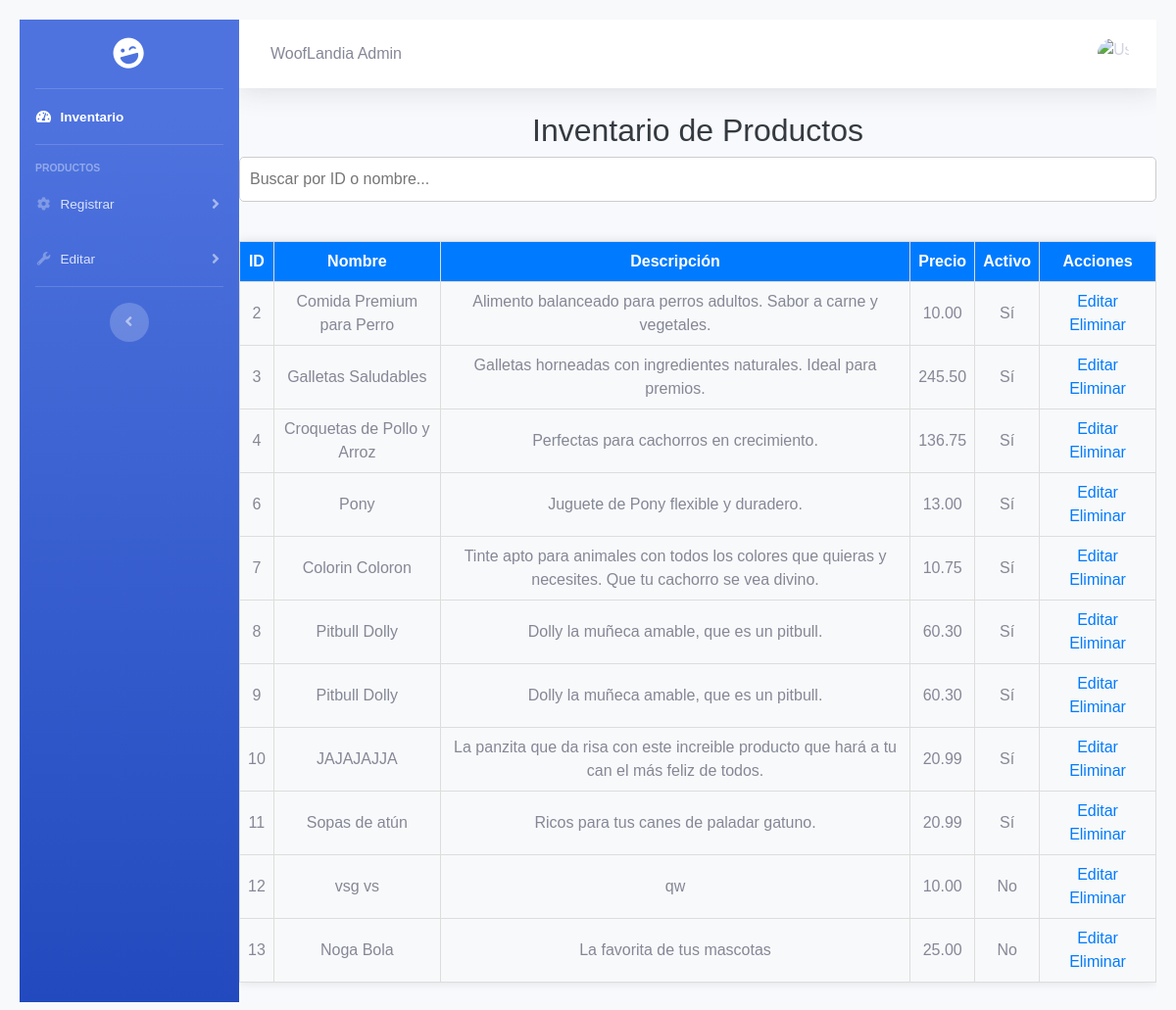
The page /admin/inventariochao.php on the database its author committed.
### tables this page shows
CREATE TABLE `productos` (
  `id` int(11) NOT NULL,
  `nombre` varchar(200) NOT NULL,
  `descripcion` text NOT NULL,
  `precio` decimal(10,2) NOT NULL,
  `id_categoria` int(11) NOT NULL,
  `cantidad` int(11) NOT NULL,
  `activo` int(11) NOT NULL,
  `descuento` tinyint(3) NOT NULL DEFAULT 0
);

### admin/inventariochao.php (the view, shortened to what this page needs)
<?php
include 'header.php';
$db = new Database();
$con = $db->conectar();
$sql = $con->prepare("SELECT * FROM productos");
$sql->execute();
$productos = $sql->fetchAll(PDO::FETCH_ASSOC);
?>
<!DOCTYPE html>
<html lang="en">
<head>
    <link href="../css/style-prod.css" rel="stylesheet" />
</head>
<body>
    <h2>Inventario de Productos</h2>
    <input type="text" id="searchBar" placeholder="Buscar por ID o nombre...">
    <table id="productTable">
        <tr>
            <th>ID</th>
            <th>Nombre</th>
            <th>Descripción</th>
            <th>Precio</th>
            <th>Activo</th>
            <th>Acciones</th>
        </tr>
        <?php foreach ($productos as $producto) { ?>
            <tr>
                <td><?php echo $producto['id']; ?></td>
                <td><?php echo htmlspecialchars($producto['nombre']); ?></td>
                <td><?php echo htmlspecialchars($producto['descripcion']); ?></td>
                <td><?php echo $producto['precio']; ?></td>
                <td><?php echo $producto['activo'] ? 'Sí' : 'No'; ?></td>
                <td>
                    <a href="editar.php?id=<?php echo $producto['id']; ?>">Editar</a>
                    <a href="eliminar.php?id=<?php echo $producto['id']; ?>" onclick="return confirm('¿Está seguro de eliminar este producto?')">Eliminar</a>
                </td>
            </tr>
        <?php } ?>
    </table>
</body>
</html>

### admin/css/style-prod.css (style rules this page uses)
body { font-family: 'Arial', sans-serif; background-color: #f8f9fa; padding: 20px !important; }
h2 { text-align: center; margin-top: 10px; color: #343a40; }
table { width: 100%; border-collapse: collapse; margin-bottom: 20px; background-color: #ffffff; box-shadow: 0 0 10px rgba(0, 0, 0, 0.1); }
th, td { border: 1px solid #dee2e6; padding: 10px; text-align: center; }
th { background-color: #007bff; color: #ffffff; font-weight: bold; }
td { background-color: #f8f9fa; }
td a { margin: 0 5px; text-decoration: none; color: #007bff; }
#searchBar { width: 100%; padding: 10px; margin-bottom: 20px; border: 1px solid #ccc; border-radius: 5px; }
table { width: 100%; border-collapse: collapse; margin-top: 20px; }
th, td { border: 1px solid #ddd; padding: 8px; text-align: center; }
th { background-color: #007bff; color: white; }

### rows shown on the page
productos: id "2", nombre "Comida Premium para Perro", descripcion "Alimento balanceado para perros adultos. Sabor a carne y vegetales.", precio "10.00", activo "Sí"
productos: id "3", nombre "Galletas Saludables", descripcion "Galletas horneadas con ingredientes naturales. Ideal para premios.", precio "245.50", activo "Sí"
productos: id "4", nombre "Croquetas de Pollo y Arroz", descripcion "Perfectas para cachorros en crecimiento.", precio "136.75", activo "Sí"
productos: id "6", nombre "Pony", descripcion "Juguete de Pony flexible y duradero.", precio "13.00", activo "Sí"
productos: id "7", nombre "Colorin Coloron", descripcion "Tinte apto para animales con todos los colores que quieras y necesites. Que tu cachorro se vea divino.", precio "10.75", activo "Sí"
productos: id "8", nombre "Pitbull Dolly", descripcion "Dolly la muñeca amable, que es un pitbull.", precio "60.30", activo "Sí"
productos: id "9", nombre "Pitbull Dolly", descripcion "Dolly la muñeca amable, que es un pitbull.", precio "60.30", activo "Sí"
productos: id "10", nombre "JAJAJAJJA", descripcion "La panzita que da risa con este increible producto que hará a tu can el más feliz de todos.", precio "20.99", activo "Sí"
productos: id "11", nombre "Sopas de atún", descripcion "Ricos para tus canes de paladar gatuno.", precio "20.99", activo "Sí"
productos: id "12", nombre "vsg vs", descripcion "qw", precio "10.00", activo "No"
productos: id "13", nombre "Noga Bola", descripcion "La favorita de tus mascotas", precio "25.00", activo "No"
